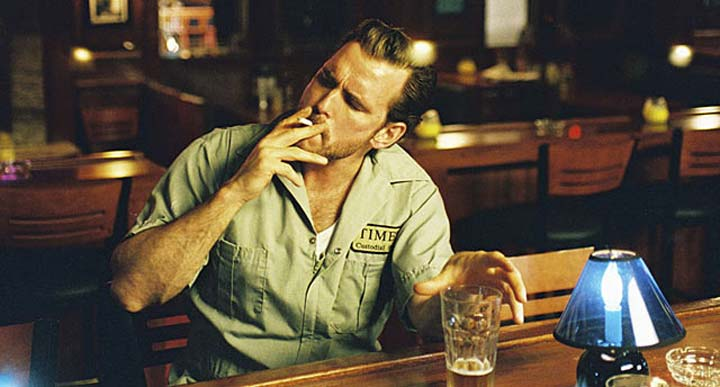
#> input picture test2.jpg, 720 x 387 px
$ python -i halftone.py   (imports and definitions only)
#> lines starting #> are read from the running program, lines starting #| are printed output that depends on the picture; after the words box and inside, x2 and y2 are one past the last pixel; in counts of white or black regions, pixels touching at a corner belong together
from PIL import Image, ImageDraw, ImageStat
import os, sys
import numpy as np

class Halftone(object):

    def __init__(self, pil_image):
        """
        path is the path to the image we want to halftone.
        """
        self.image = pil_image

    def make(self, sample=10, scale=1, percentage=0, filename_addition='_halftoned', angles=[0,15,30,45], style='color', antialias=False):
        """
        Leave filename_addition empty to save the image in place.
        Arguments:
            sample: Sample box size from original image, in pixels.
            scale: Max output dot diameter is sample * scale (which is also the
                number of possible dot sizes)
            percentage: How much of the gray component to remove from the CMY
                channels and put in the K channel.
            filename_addition: What to add to the filename (before the extension).
            angles: A list of 4 angles that each screen channel should be rotated by.
            style: 'color' or 'grayscale'.
            antialias: boolean.
        """
        im = self.image

        if style == 'grayscale':
            angles = angles[:1]
            gray_im = im.convert('L')
            dots = self.halftone(im, gray_im, sample, scale, angles, antialias)
            new = dots[0]

        else:
            cmyk = self.gcr(im, percentage)
            dots = self.halftone(im, cmyk, sample, scale, angles, antialias)
            new = Image.merge('CMYK', dots)

        return np.array(new)

    def gcr(self, im, percentage):
        """
        Basic "Gray Component Replacement" function. Returns a CMYK image with
        percentage gray component removed from the CMY channels and put in the
        K channel, ie. for percentage=100, (41, 100, 255, 0) >> (0, 59, 214, 41)
        """
        cmyk_im = im.convert('CMYK')
        if not percentage:
            return cmyk_im
        cmyk_im = cmyk_im.split()
        cmyk = []
        for i in xrange(4):
            cmyk.append(cmyk_im[i].load())
        for x in xrange(im.size[0]):
            for y in xrange(im.size[1]):
                gray = min(cmyk[0][x,y], cmyk[1][x,y], cmyk[2][x,y]) * percentage / 100
                for i in xrange(3):
                    cmyk[i][x,y] = cmyk[i][x,y] - gray
                cmyk[3][x,y] = gray
        return Image.merge('CMYK', cmyk_im)

    def halftone(self, im, cmyk, sample, scale, angles, antialias):
        """
        Returns list of half-tone images for cmyk image. sample (pixels),
        determines the sample box size from the original image. The maximum
        output dot diameter is given by sample * scale (which is also the number
        of possible dot sizes). So sample=1 will presevere the original image
        resolution, but scale must be >1 to allow variation in dot size.
        """

        # If we're antialiasing, we'll multiply the size of the image by this
        # scale while drawing, and then scale it back down again afterwards.
        # Because drawing isn't aliased, so drawing big and scaling back down
        # is the only way to get antialiasing from PIL/Pillow.
        antialias_scale = 4

        if antialias is True:
            scale = scale * antialias_scale

        cmyk = cmyk.split()
        dots = []

        for channel, angle in zip(cmyk, angles):
            channel = channel.rotate(angle, expand=1)
            size = channel.size[0] * scale, channel.size[1] * scale
            half_tone = Image.new('L', size)
            draw = ImageDraw.Draw(half_tone)

            # Cycle through one sample point at a time, drawing a circle for
            # each one:
            for x in xrange(0, channel.size[0], sample):
                for y in xrange(0, channel.size[1], sample):

                    # Area we sample to get the level:
                    box = channel.crop((x, y, x + sample, y + sample))

                    # The average level for that box (0-255):
                    mean = ImageStat.Stat(box).mean[0]

                    # The diameter of the circle to draw based on the mean (0-1):
                    diameter = (mean / 255) ** 0.5

                    # Size of the box we'll draw the circle in:
                    box_size = sample * scale

                    # Diameter of circle we'll draw:
                    # If sample=10 and scale=1 then this is (0-10)
                    draw_diameter = diameter * box_size

                    # Position of top-left of box we'll draw the circle in:
                    # x_pos, y_pos = (x * scale), (y * scale)
                    box_x, box_y = (x * scale), (y * scale)

                    # Positioned of top-left and bottom-right of circle:
                    # A maximum-sized circle will have its edges at the edges
                    # of the draw box.
                    x1 = box_x + ((box_size - draw_diameter) / 2)
                    y1 = box_y + ((box_size - draw_diameter) / 2)
                    x2 = x1 + draw_diameter
                    y2 = y1 + draw_diameter

                    draw.ellipse([(x1, y1), (x2, y2)], fill=255)

            half_tone = half_tone.rotate(-angle, expand=1)
            width_half, height_half = half_tone.size

            # Top-left and bottom-right of the image to crop to:
            xx1 = (width_half - im.size[0] * scale) / 2
            yy1 = (height_half - im.size[1] * scale) / 2
            xx2 = xx1 + im.size[0] * scale
            yy2 = yy1 + im.size[1] * scale

            half_tone = half_tone.crop((xx1, yy1, xx2, yy2))

            if antialias is True:
                # Scale it back down to antialias the image.
                w = (xx2 - xx1) / antialias_scale
                h = (yy2 - yy1) / antialias_scale
                half_tone = half_tone.resize((w, h), resample=Image.LANCZOS)

            dots.append(half_tone)
        return dots

def process_image(cv2_image):
    h = Halftone(Image.fromarray(cv2_image))
    return h.make(angles=[0, 15, 45], antialias=True, sample=8, percentage=70, style='grayscale')

>>> from PIL import Image
>>> picture = Image.open('../test2.jpg')
#> picture is the input picture: PIL image 720x387 RGB; mean R, G, B 90.7, 78.6, 59.8
>>> result = Halftone(picture).make()
#> the loop in halftone, `for channel, angle in zip(cmyk, angles):` made 4 passes
#> (angle, size, width_half, height_half, xx1, yy1, xx2, yy2) on passes 2 to 4: (15, (796, 561), 916, 749, 98, 181, 818, 568), (30, (818, 697), 1058, 1013, 169, 313, 889, 700), (45, (784, 783), 1110, 1109, 195, 361, 915, 748)
#> (angle, width_half, height_half, xx1, yy1, xx2, yy2) on pass 1: (0, 720, 387, 0, 0, 720, 387)
#> pass 1, in halftone, `channel = channel.rotate(angle, expand=1)`:
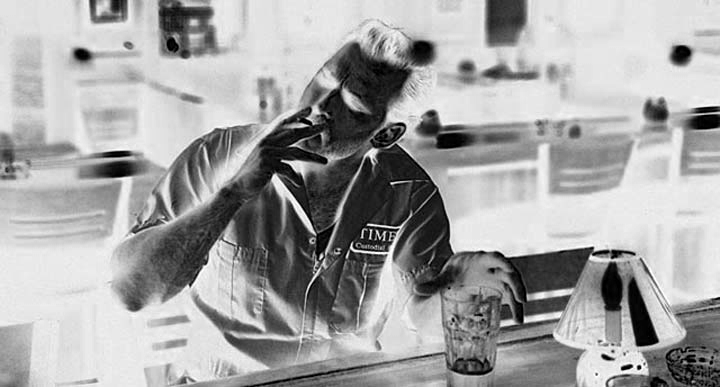
#> channel: PIL image 720x387 L; min 0, max 255, mean 164.3
#> pass 1, in halftone, `half_tone = half_tone.rotate(-angle, expand=1)`:
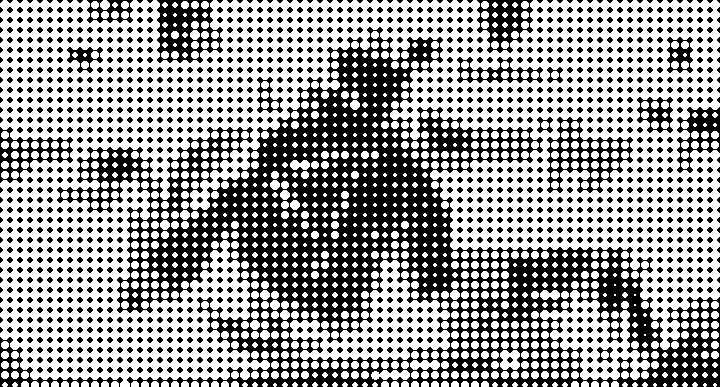
#> half_tone: PIL image 720x387 L; 60% white; 1346 black regions (107 under 20 px), largest, box (x1, y1, x2, y2) and area: (57, 27, 720, 387) 68141, (157, 0, 223, 63) 2212, (547, 117, 633, 193) 2040
#> pass 2, in halftone, `channel = channel.rotate(angle, expand=1)`:
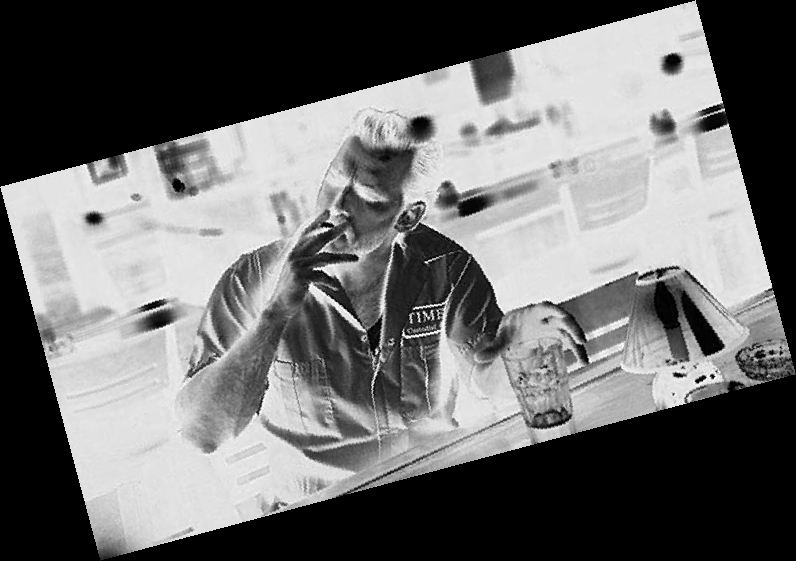
#> channel: PIL image 796x561 L; min 0, max 255, mean 110.1
#> after the loop in halftone, `for channel, angle in zip(cmyk, angles):`: dots = 4 items
#> in make, `new = Image.merge('CMYK', dots)`:
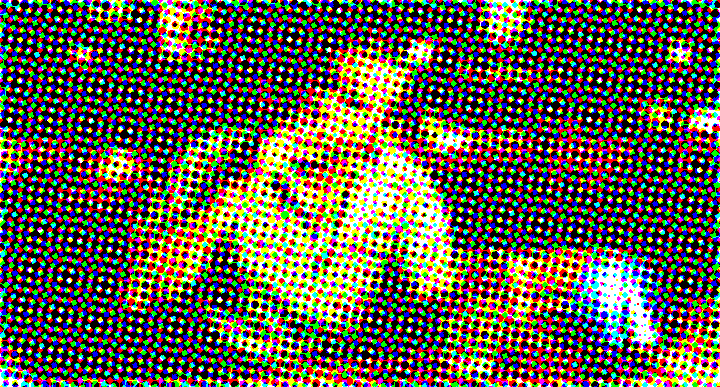
#> new: PIL image 720x387 CMYK; mean R, G, B 101.9, 92.5, 76.3
#> in make, `return np.array(new)`:
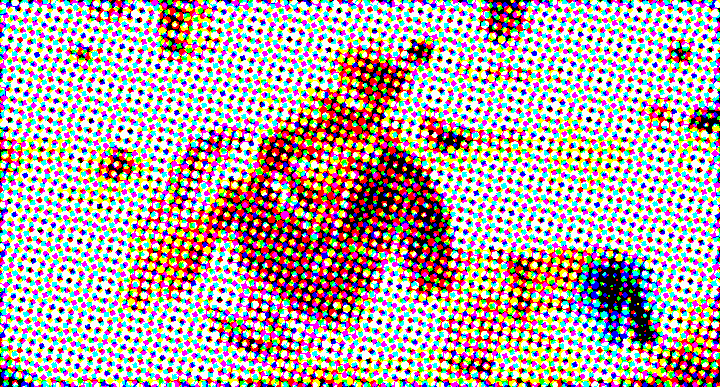
#> returned value: shape (387, 720, 4); mean of channels 0, 1, 2, 3 153.1, 162.5, 178.7, 0; drawn as B, G, R
